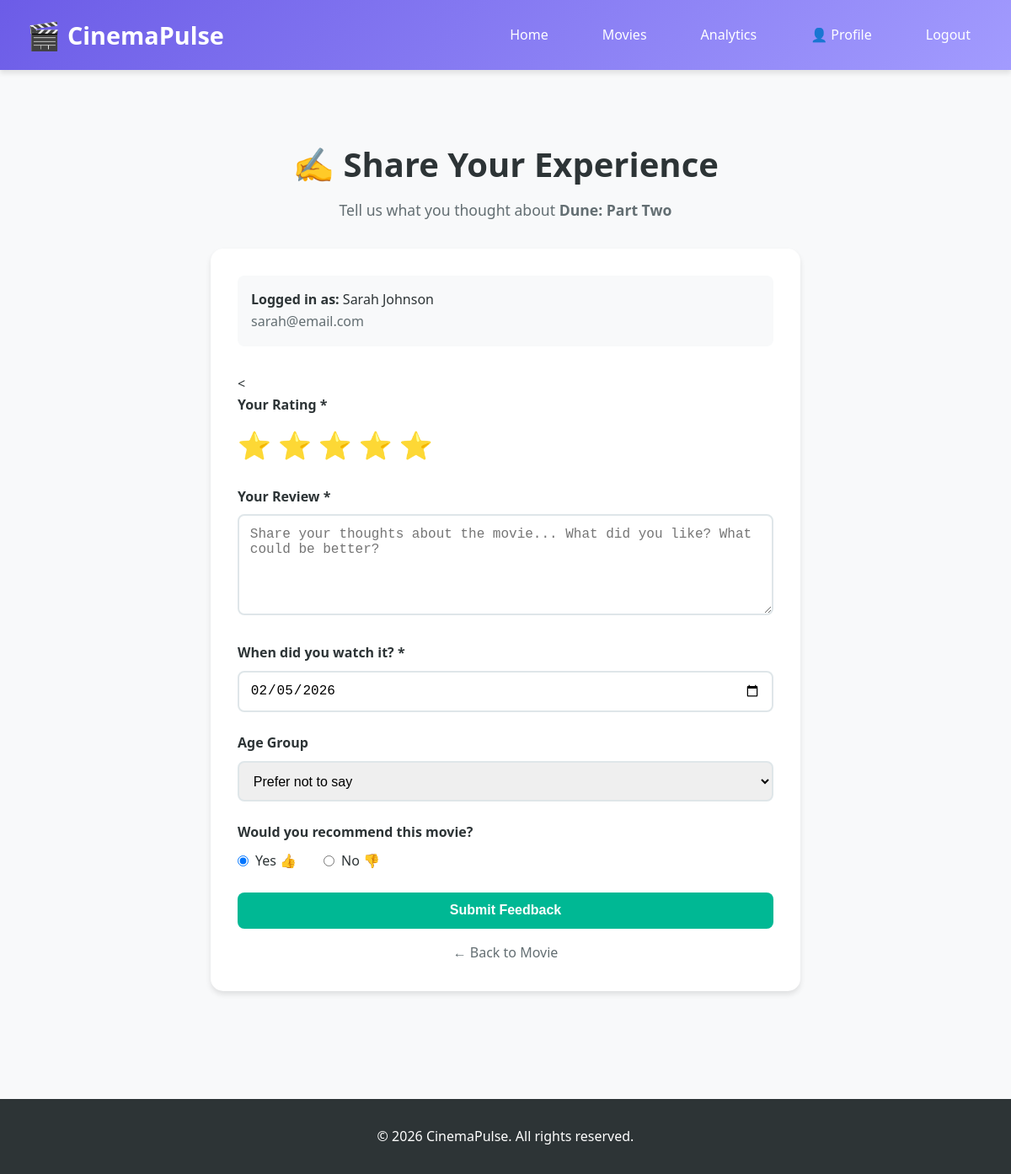
/feedback/1 (signed in), run on the app's committed database.
### database.py (models this page shows, shortened)
class Movie(db.Model):
    __tablename__ = 'movies'
    id = db.Column(db.Integer, primary_key=True)
    title = db.Column(db.String(200), nullable=False)
    description = db.Column(db.Text, nullable=False)
    genre = db.Column(db.String(100), nullable=False)
    director = db.Column(db.String(100), nullable=False)
    cast = db.Column(db.String(300), nullable=False)
    release_date = db.Column(db.Date, nullable=False)
    duration = db.Column(db.Integer, nullable=False)
    poster_url = db.Column(db.String(500), default='https://via.placeholder.com/300x450')
    trailer_url = db.Column(db.String(500))
    status = db.Column(db.String(20), default='upcoming')
    created_at = db.Column(db.DateTime, default=datetime.utcnow)
    feedbacks = db.relationship('Feedback', backref='movie', lazy='dynamic', cascade='all, delete-orphan')

class User(db.Model):
    __tablename__ = 'users'
    id = db.Column(db.Integer, primary_key=True)
    username = db.Column(db.String(80), unique=True, nullable=False)
    email = db.Column(db.String(120), unique=True, nullable=False)
    password_hash = db.Column(db.String(255), nullable=False)
    full_name = db.Column(db.String(100))
    is_admin = db.Column(db.Boolean, default=False)
    created_at = db.Column(db.DateTime, default=datetime.utcnow)
    feedbacks = db.relationship('Feedback', backref='user', lazy='dynamic')

### app.py (the view, shortened to what this page needs)
@app.route('/feedback/<int:movie_id>', methods=['GET', 'POST'])
@login_required
def feedback(movie_id):
    movie = Movie.query.get_or_404(movie_id)
    user = User.query.get(session['user_id'])
    today = date.today().isoformat()
    return render_template('feedback.html', movie=movie, user=user, today=today)

### app.py (called while the page is built)
def login_required(f):
    @wraps(f)
    def decorated_function(*args, **kwargs):
        if 'user_id' not in session:
            flash('Please log in to access this page.', 'error')
            return redirect(url_for('login'))
        return f(*args, **kwargs)
    return decorated_function

### templates/feedback.html (shortened to what this page needs)
{% extends "base.html" %}
{% block content %}
<div class="container">
    <div class="section-header">
        <h2>✍️ Share Your Experience</h2>
        <p>Tell us what you thought about <strong>{{ movie.title }}</strong></p>
    </div>
    <div class="form-container">
        <div class="form-group" style="background: #f8f9fa; padding: 1rem; border-radius: 0.5rem; margin-bottom: 2rem;">
            <p style="margin: 0;"><strong>Logged in as:</strong> {{ user.full_name or user.username }}</p>
            <p style="margin: 0; color: var(--text-light);">{{ user.email }}</p>
        </div>
        <form method="POST" id="feedbackForm">
            <
            <div class="form-group">
                <label class="form-label">Your Rating *</label>
                <div class="rating-input">
                    <label for="star5" title="5 stars">⭐</label>
                    <label for="star4" title="4 stars">⭐</label>
                    <label for="star3" title="3 stars">⭐</label>
                    <label for="star2" title="2 stars">⭐</label>
                    <label for="star1" title="1 star">⭐</label>
                </div>
            </div>
            <div class="form-group">
                <label class="form-label" for="review">Your Review *</label>
                <textarea id="review"
                          name="review"
                          class="form-control"
                          required
                          placeholder="Share your thoughts about the movie... What did you like? What could be better?"></textarea>
            </div>
            <div class="form-group">
                <label class="form-label" for="watch_date">When did you watch it? *</label>
                <input type="date"
                       id="watch_date"
                       name="watch_date"
                       class="form-control"
                       required
                       max="{{ today }}"
                       value="{{ today }}">
            </div>
            <div class="form-group">
                <label class="form-label" for="age_group">Age Group</label>
                <select id="age_group" name="age_group" class="form-select">
                    <option value="">Prefer not to say</option>
                </select>
            </div>
            <div class="form-group">
                <label class="form-label">Would you recommend this movie?</label>
                <div style="display: flex; gap: 2rem; margin-top: 0.5rem;">
                    <label style="display: flex; align-items: center; gap: 0.5rem; cursor: pointer;">
                        <input type="radio" name="would_recommend" value="yes" checked>
                        <span>Yes 👍</span>
                    </label>
                    <label style="display: flex; align-items: center; gap: 0.5rem; cursor: pointer;">
                        <input type="radio" name="would_recommend" value="no">
                        <span>No 👎</span>
                    </label>
                </div>
            </div>
            <button type="submit" class="btn btn-success btn-block">
                Submit Feedback
            </button>
            <div style="margin-top: 1rem; text-align: center;">
                <a href="{{ url_for('movie_detail', movie_id=movie.id) }}" style="color: var(--text-light);">
                    ← Back to Movie
                </a>
            </div>
        </form>
    </div>
</div>
{% endblock %}

### static/style.css (style rules this page uses)
:root { --primary-color: #6C5CE7; --secondary-color: #A29BFE; --accent-color: #FD79A8; --success-color: #00B894; --warning-color: #FDCB6E; --danger-color: #FF6B6B; --dark-bg: #2D3436; --light-bg: #F8F9FA; --text-dark: #2D3436; --text-light: #636E72; --border-color: #DFE6E9; --shadow: 0 4px 6px rgba(0, 0, 0, 0.1); --shadow-lg: 0 10px 30px rgba(0, 0, 0, 0.15); }
* { margin: 0; padding: 0; box-sizing: border-box; }
body { font-family: 'Segoe UI', Tahoma, Geneva, Verdana, sans-serif; line-height: 1.6; color: var(--text-dark); background-color: var(--light-bg); }
a { text-decoration: none; color: inherit; transition: color 0.3s ease; }
.container { max-width: 1200px; margin: 0 auto; padding: 2rem; }
.section-header { text-align: center; margin: 3rem 0 2rem; }
.section-header h2 { font-size: 2.5rem; color: var(--text-dark); margin-bottom: 0.5rem; }
.section-header p { color: var(--text-light); font-size: 1.1rem; }
.btn { display: inline-block; padding: 0.8rem 2rem; border-radius: 8px; font-weight: 600; text-align: center; cursor: pointer; transition: all 0.3s ease; border: none; font-size: 1rem; }
.btn-success { background: var(--success-color); color: white; }
.btn-block { width: 100%; display: block; }
.form-container { background: white; padding: 2rem; border-radius: 15px; box-shadow: var(--shadow); max-width: 700px; margin: 2rem auto; }
.form-group { margin-bottom: 1.5rem; }
.form-label { display: block; margin-bottom: 0.5rem; font-weight: 600; color: var(--text-dark); }
.form-control { width: 100%; padding: 0.8rem; border: 2px solid var(--border-color); border-radius: 8px; font-size: 1rem; transition: border-color 0.3s ease; }
textarea.form-control { min-height: 120px; resize: vertical; }
.form-select { width: 100%; padding: 0.8rem; border: 2px solid var(--border-color); border-radius: 8px; font-size: 1rem; cursor: pointer; }
.rating-input { display: flex; gap: 0.5rem; flex-direction: row-reverse; justify-content: flex-end; }
.rating-input label { cursor: pointer; font-size: 2rem; color: var(--border-color); transition: color 0.3s ease; }

### data on the page
Movie: title "Dune: Part Two"
User: full_name "Sarah Johnson", email "sarah@email.com"
